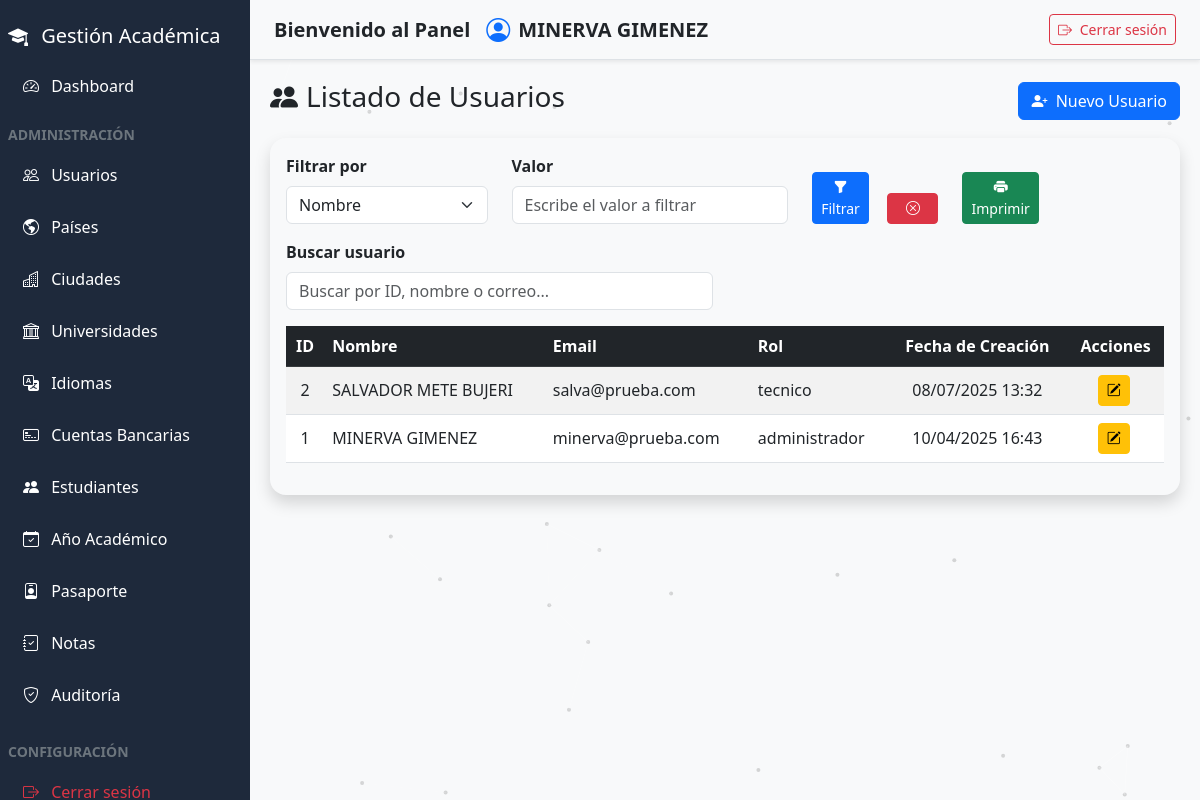
Screenshot of /admin/usuario.php (signed in) with the database file from the repository.
### tables this page shows
CREATE TABLE `usuarios` (
  `id` int(11) NOT NULL,
  `nombre` varchar(100) DEFAULT NULL,
  `email` varchar(100) DEFAULT NULL,
  `contrasena` varchar(255) DEFAULT NULL,
  `rol_id` int(11) DEFAULT NULL,
  `creado_en` timestamp NOT NULL DEFAULT current_timestamp()
);

CREATE TABLE `rol` (
  `id` int(11) NOT NULL,
  `nombre` varchar(50) NOT NULL
);

### admin/usuario.php (the view, shortened to what this page needs)
<?php
include_once("../componentes/header.php");
include_once("../componentes/sidebar.php");
$por_pagina = 5;
$pagina_actual = isset($_GET['pagina']) ? (int)$_GET['pagina'] : 1;
$inicio = ($pagina_actual > 1) ? ($pagina_actual * $por_pagina) - $por_pagina : 0;
$tipo = $_GET['tipo'] ?? '';
$sql = "
    SELECT u.id, u.nombre, u.email, u.creado_en, r.nombre AS rol
    FROM usuarios u
    INNER JOIN rol r ON u.rol_id = r.id
    WHERE 1=1
";
if ($tipo === 'orden_az') {
    $sql .= " ORDER BY u.nombre ASC";
} elseif ($tipo === 'orden_za') {
    $sql .= " ORDER BY u.nombre DESC";
} else {
    $sql .= " ORDER BY u.id DESC";
}
$sql .= " LIMIT :inicio, :limite";
try {
    $stmt = $pdo->prepare($sql);
    $stmt->bindValue(':inicio', $inicio, PDO::PARAM_INT);
    $stmt->bindValue(':limite', $por_pagina, PDO::PARAM_INT);
    $stmt->execute();
    $usuarios = $stmt->fetchAll(PDO::FETCH_ASSOC);
} catch (PDOException $e) {
    die("Error al obtener los usuarios: " . $e->getMessage());
}
$rol = $_SESSION['usuario_rol'];
?>
<main class="content" id="mainContent">
    <div class="d-flex justify-content-between align-items-center mb-3">
        <h3><i class="bi bi-people-fill me-2"></i>Listado de Usuarios</h3>
        <a href="registrar_usuario.php" class="btn btn-primary">
            <i class="bi bi-person-plus-fill me-1"></i> Nuevo Usuario
        </a>
    </div>
    <div class="card shadow rounded-4">
        <div class="card-body">
        <div class="row mb-3 align-items-end">
                    <div class="col-md-3">
                        <label class="form-label fw-bold">Filtrar por</label>
                        <select id="tipoFiltro" class="form-select" onchange="controlFiltroUI()">
                            <option value="nombre">Nombre</option>
                        </select>
                    </div>
                    <div class="col-md-4">
                        <label class="form-label fw-bold">Valor</label>
                        <input type="text" id="valorFiltro" class="form-control"
                            placeholder="Escribe el valor a filtrar">
                    </div>
                    <div class="col-md-1 d-grid">
                        <button class="btn btn-primary btn-sm" onclick="aplicarFiltro()">
                            <i class="bi bi-funnel-fill"></i> Filtrar
                        </button>
                    </div>
                    <div class="col-md-1 d-grid">
                        <button class="btn btn-danger btn-sm" onclick="limpiarFiltros()">
                            <i class="bi bi-x-circle"></i>
                        </button>
                    </div>
                    <div class="col-md-1 d-grid">
                        <button class="btn btn-success btn-sm" onclick="imprimirFiltrado()">
                            <i class="bi bi-printer-fill"></i> Imprimir
                        </button>
                    </div>
                </div>
            <div class="row mb-3">
                <div class="col-md-6">
                    <label for="busqueda" class="form-label fw-bold">Buscar usuario</label>
                    <input type="text" class="form-control" id="busqueda"
                        placeholder="Buscar por ID, nombre o correo...">
                </div>
            </div>
            <div class="table-responsive">
                <table class="table table-striped table-hover align-middle text-center" id="tablaUsuarios">
                    <thead class="table-dark">
                        <tr>
                            <th>ID</th>
                            <th class="text-start">Nombre</th>
                            <th class="text-start">Email</th>
                            <th class="text-start">Rol</th>
                            <th>Fecha de Creación</th>
                            <?php if(strtolower($rol) === 'administrador'): ?>
                            <th>Acciones</th>
                            <?php endif; ?>
                        </tr>
                    </thead>
                    <tbody id="contenidoTabla">
                        <?php if (!empty($usuarios)): ?>
                        <?php foreach ($usuarios as $usuario): ?>
                        <tr>
                            <td><?= htmlspecialchars($usuario['id']) ?></td>
                            <td class="text-start"><?= htmlspecialchars($usuario['nombre']) ?></td>
                            <td class="text-start"><?= htmlspecialchars($usuario['email']) ?></td>
                            <td class="text-start"><?= htmlspecialchars($usuario['rol']) ?></td>
                            <td><?= htmlspecialchars(date('d/m/Y H:i', strtotime($usuario['creado_en']))) ?></td>
                            <?php if(strtolower($rol) === 'administrador'): ?>
                            <td>
                                <a href="editar_usuario.php?id=<?= $usuario['id'] ?>"
                                    class="btn btn-sm btn-warning me-1" title="Editar">
                                    <i class="bi bi-pencil-square"></i>
                                </a>
                            </td>
                            <?php endif; ?>
                        </tr>
                        <?php endforeach; ?>
                        <?php else: ?>
                        <tr>
                            <td colspan="5" class="text-center">No hay usuarios registrados</td>
                        </tr>
                        <?php endif; ?>
                    </tbody>
                </table>
            </div>
        </div>
    </div>
</main>
<link href="https://cdn.jsdelivr.net/npm/bootstrap-icons@1.10.5/font/bootstrap-icons.css" rel="stylesheet">
<?php include_once("../componentes/footer.php"); ?>

### componentes/header.php (style rules this page uses)
* { box-sizing: border-box; }
body { background: #f8f9fa; min-height: 100vh; color: linear-gradient(135deg, #1e1e2f, #2a2a40); font-family: 'Segoe UI', sans-serif; overflow-x: hidden; }
.content { flex-grow: 1; margin-left: 250px; padding: 80px 20px 20px; height: 100vh; overflow-y: auto; transition: margin-left 0.3s ease; }
.card { background-color: #f8f9fa; border: none; }

### rows the page displays
usuarios: id "2", nombre "SALVADOR METE BUJERI", email "salva@prueba.com", rol.nombre "tecnico", creado_en "08/07/2025 13:32"
usuarios: id "1", nombre "MINERVA GIMENEZ", email "minerva@prueba.com", rol.nombre "administrador", creado_en "10/04/2025 16:43"

### other values shown
$_SESSION['usuario_nombre'] "MINERVA GIMENEZ"
